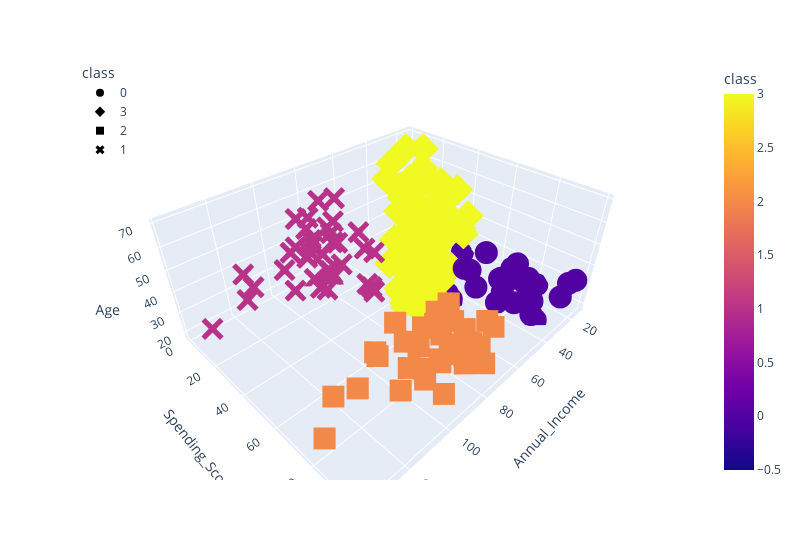

This figure's notebook cell:
### Code cell
fig = px.scatter_3d(
    df_shopping,
    x="Annual_Income",
    y="Spending_Score",
    z="Age",
    color="class",
    symbol="class",
    width=800,
)
fig.update_layout(legend=dict(x=0, y=1))
fig.show()

### Figure 1 — Plotly figure (JSON) as saved in the notebook; plotly's stock layout.template omitted (floating-point values rounded to 4 significant figures)
{"data": [{"hovertemplate": "class=%{marker.color}<br>Annual_Income=%{x}<br>Spending_Score=%{y}<br>Age=%{z}<extra></extra>", "legendgroup": "0", "marker": {"color": [0, 0, 0, 0, 0, 0, 0, 0, 0, 0, 0, 0, 0, 0, 0, 0, 0, 0, 0, 0, 0, 0, 0, 0, 0, 0, 0, 0], "coloraxis": "coloraxis", "symbol": "circle"}, "mode": "markers", "name": "0", "scene": "scene", "showlegend": true, "type": "scatter3d", "x": [15, 15, 16, 17, 18, 19, 19, 20, 20, 21, 23, 24, 25, 28, 28, 29, 30, 33, 33, 34, 37, 38, 39, 39, 42, 46, 48, 48], "y": [39, 81, 77, 76, 94, 72, 99, 77, 79, 66, 98, 73, 73, 82, 61, 87, 73, 92, 81, 73, 75, 92, 61, 65, 60, 55, 59, 59], "z": [19, 21, 23, 22, 23, 30, 35, 24, 22, 20, 35, 25, 31, 29, 35, 23, 21, 18, 21, 30, 20, 24, 31, 24, 33, 19, 18, 19]}, {"hovertemplate": "class=%{marker.color}<br>Annual_Income=%{x}<br>Spending_Score=%{y}<br>Age=%{z}<extra></extra>", "legendgroup": "3", "marker": {"color": [3, 3, 3, 3, 3, 3, 3, 3, 3, 3, 3, 3, 3, 3, 3, 3, 3, 3, 3, 3, 3, 3, 3, 3, 3, 3, 3, 3, 3, 3, 3, 3, 3, 3, 3, 3, 3, 3, 3, 3, 3, 3, 3, 3, 3, 3, 3, 3, 3, 3, 3, 3, 3, 3, 3, 3, 3, 3, 3, 3, 3, 3, 3, 3, 3, 3, 3, 3, 3, 3, 3, 3, 3, 3, 3, 3, 3, 3, 3, 3, 3, 3, 3, 3, 3, 3, 3, 3, 3, 3, 3, 3, 3, 3, 3], "coloraxis": "coloraxis", "symbol": "diamond"}, "mode": "markers", "name": "3", "scene": "scene", "showlegend": true, "type": "scatter3d", "x": [16, 17, 18, 19, 19, 20, 20, 21, 23, 24, 25, 28, 28, 29, 30, 33, 33, 34, 37, 38, 39, 39, 40, 40, 40, 40, 42, 43, 43, 43, 43, 44, 44, 46, 46, 46, 47, 47, 48, 48, 48, 48, 49, 49, 50, 50, 54, 54, 54, 54, 54, 54, 54, 54, 54, 54, 54, 54, 57, 57, 58, 58, 59, 59, 60, 60, 60, 60, 60, 60, 61, 61, 62, 62, 62, 62, 62, 62, 63, 63, 63, 63, 63, 63, 64, 64, 65, 65, 65, 65, 67, 67, 67, 67, 69], "y": [6, 40, 6, 3, 14, 15, 13, 35, 29, 35, 5, 14, 32, 31, 4, 4, 14, 17, 26, 35, 36, 28, 55, 47, 42, 42, 52, 54, 60, 45, 41, 50, 46, 51, 46, 56, 52, 59, 51, 50, 48, 47, 55, 42, 49, 56, 47, 54, 53, 48, 52, 42, 51, 55, 41, 44, 57, 46, 58, 55, 60, 46, 55, 41, 49, 40, 42, 52, 47, 50, 42, 49, 41, 48, 59, 55, 56, 42, 50, 46, 43, 48, 52, 54, 42, 46, 48, 50, 43, 59, 43, 57, 56, 40, 58], "z": [20, 31, 35, 64, 67, 58, 37, 35, 52, 35, 46, 54, 45, 40, 60, 53, 49, 42, 36, 65, 48, 49, 50, 27, 29, 31, 49, 31, 59, 50, 47, 51, 69, 27, 53, 70, 67, 54, 63, 43, 68, 32, 70, 47, 60, 60, 59, 26, 45, 40, 23, 49, 57, 38, 67, 46, 21, 48, 55, 22, 34, 50, 68, 18, 48, 40, 32, 24, 47, 27, 48, 20, 23, 49, 67, 26, 49, 21, 66, 54, 68, 66, 65, 19, 38, 19, 18, 19, 63, 49, 51, 50, 27, 38, 40]}, {"hovertemplate": "class=%{marker.color}<br>Annual_Income=%{x}<br>Spending_Score=%{y}<br>Age=%{z}<extra></extra>", "legendgroup": "2", "marker": {"color": [2, 2, 2, 2, 2, 2, 2, 2, 2, 2, 2, 2, 2, 2, 2, 2, 2, 2, 2, 2, 2, 2, 2, 2, 2, 2, 2, 2, 2, 2, 2, 2, 2, 2, 2, 2, 2, 2, 2], "coloraxis": "coloraxis", "symbol": "square"}, "mode": "markers", "name": "2", "scene": "scene", "showlegend": true, "type": "scatter3d", "x": [69, 70, 71, 71, 71, 72, 73, 73, 74, 75, 76, 77, 77, 78, 78, 78, 78, 78, 78, 79, 81, 85, 86, 87, 87, 87, 88, 88, 93, 97, 98, 99, 101, 103, 103, 113, 120, 126, 137], "y": [91, 77, 95, 75, 75, 71, 88, 73, 72, 93, 87, 97, 74, 90, 88, 76, 89, 78, 73, 83, 93, 75, 95, 63, 75, 92, 86, 69, 90, 86, 88, 97, 68, 85, 69, 91, 79, 74, 83], "z": [39, 31, 40, 38, 39, 31, 29, 32, 35, 32, 32, 28, 32, 34, 39, 38, 27, 30, 30, 29, 31, 36, 33, 32, 28, 36, 30, 27, 35, 32, 29, 30, 28, 36, 32, 38, 35, 32, 30]}, {"hovertemplate": "class=%{marker.color}<br>Annual_Income=%{x}<br>Spending_Score=%{y}<br>Age=%{z}<extra></extra>", "legendgroup": "1", "marker": {"color": [1, 1, 1, 1, 1, 1, 1, 1, 1, 1, 1, 1, 1, 1, 1, 1, 1, 1, 1, 1, 1, 1, 1, 1, 1, 1, 1, 1, 1, 1, 1, 1, 1, 1, 1, 1, 1, 1], "coloraxis": "coloraxis", "symbol": "x"}, "mode": "markers", "name": "1", "scene": "scene", "showlegend": true, "type": "scatter3d", "x": [70, 71, 71, 71, 72, 73, 73, 74, 75, 76, 77, 77, 78, 78, 78, 78, 78, 78, 79, 81, 85, 86, 87, 87, 87, 88, 88, 93, 97, 98, 99, 101, 103, 103, 113, 120, 126, 137], "y": [29, 35, 11, 9, 34, 5, 7, 10, 5, 40, 12, 36, 22, 17, 20, 16, 1, 1, 35, 5, 26, 20, 27, 13, 10, 13, 15, 14, 32, 15, 39, 24, 17, 23, 8, 16, 28, 18], "z": [23, 43, 59, 47, 25, 20, 44, 19, 57, 28, 25, 48, 34, 43, 44, 47, 37, 34, 56, 19, 50, 42, 36, 40, 36, 52, 58, 59, 37, 46, 41, 54, 41, 34, 33, 47, 45, 32]}], "layout": {"coloraxis": {"colorbar": {"title": {"text": "class"}}, "colorscale": [[0, "#0d0887"], [0.1111, "#46039f"], [0.2222, "#7201a8"], [0.3333, "#9c179e"], [0.4444, "#bd3786"], [0.5556, "#d8576b"], [0.6667, "#ed7953"], [0.7778, "#fb9f3a"], [0.8889, "#fdca26"], [1, "#f0f921"]]}, "legend": {"title": {"text": "class"}, "tracegroupgap": 0, "x": 0, "y": 1}, "margin": {"t": 60}, "scene": {"domain": {"x": [0, 1], "y": [0, 1]}, "xaxis": {"title": {"text": "Annual_Income"}}, "yaxis": {"title": {"text": "Spending_Score"}}, "zaxis": {"title": {"text": "Age"}}}, "width": 800}}
